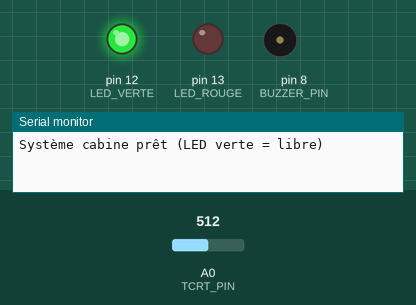
The sketch below on a simulated Arduino Uno, built with avr-gcc and run on an emulated ATmega328P. On the bench: output pins drawn as LEDs (lit = HIGH), buzzer (waves = sounding, pin HIGH), the last lines printed to the serial monitor. Inputs (shaded band) come from the test bench; at power-on: A0 (TCRT_PIN) = 512.

Above: at 1.2 s.
1.3 s: A0 (TCRT_PIN) set to 310
2.8 s: A0 (TCRT_PIN) set to 289
At 4.2 s:
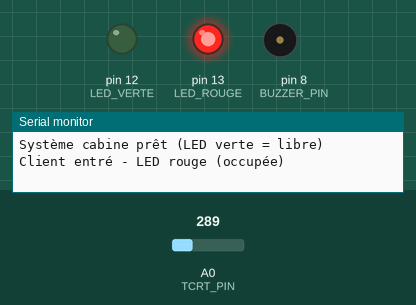
At 18.3 s:
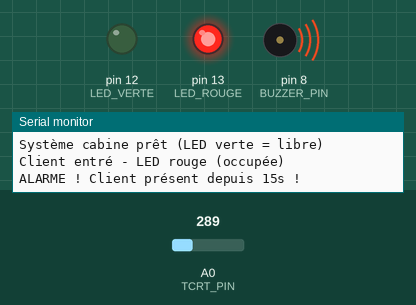
Timing chart, 0 to 19.3 s (numbered marks = the images above; inputs shaded):
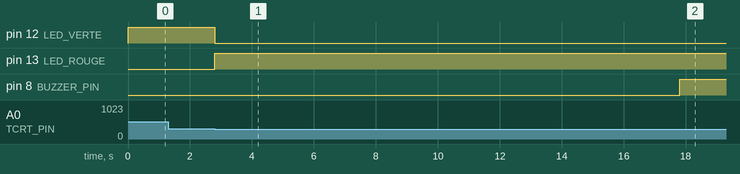

Measured:
- the behaviour switches between 300 and 299 on A0 (TCRT_PIN) (found by bisection; images 0 and 1)
- after the input at 1.3 s, every drawn part: stays the same
- after the input at 2.8 s, pin 12 (LED_VERTE): HIGH → LOW at once; pin 13 (LED_ROUGE): LOW → HIGH at once; pin 8 (BUZZER_PIN): LOW → HIGH after 15.0 s

The sketch:

testlampe.ino
```cpp
// —— CONFIGURATION ——
const int TCRT_PIN = A0;        // Broche analogique du TCRT5000
const int LED_VERTE = 12;       // LED verte = cabine libre
const int LED_ROUGE = 13;       // LED rouge = cabine occupée
const int BUZZER_PIN = 8;       // Alarme après 15s
const unsigned long DELAI_ALARME = 15000; // 15 secondes
const int SEUIL_DETECTION = 300; // Seuil à ajuster selon votre capteur

// —— VARIABLES ——
unsigned long chronoOccupation = 0;
bool alarmeActive = false;
bool cabineOccupee = false;

void setup() {
  pinMode(LED_VERTE, OUTPUT);
  pinMode(LED_ROUGE, OUTPUT);
  pinMode(BUZZER_PIN, OUTPUT);

  // État initial : cabine libre (LED verte)
  digitalWrite(LED_VERTE, HIGH);
  digitalWrite(LED_ROUGE, LOW);
  digitalWrite(BUZZER_PIN, LOW);

  Serial.begin(9600);
  Serial.println("Système cabine prêt (LED verte = libre)");
}

void loop() {
  int valeurCapteur = analogRead(TCRT_PIN);

  // —— DÉTECTION CABINE OCCUPÉE (LED ROUGE) ——
  if (valeurCapteur < SEUIL_DETECTION) {  // Condition corrigée : détection quand valeur < seuil
    if (!cabineOccupee) {
      cabineOccupee = true;
      chronoOccupation = millis();
      digitalWrite(LED_VERTE, LOW);  // Éteint vert
      digitalWrite(LED_ROUGE, HIGH); // Allume rouge
      Serial.println("Client entré - LED rouge (occupée)");
    }

    // —— ALARME APRÈS 15s ——
    if (!alarmeActive && (millis() - chronoOccupation > DELAI_ALARME)) {
      alarmeActive = true;
      digitalWrite(BUZZER_PIN, HIGH);
      Serial.println("ALARME ! Client présent depuis 15s !");
    }
  }
  // —— CABINE LIBRE (LED VERTE) ——
  else {
    if (cabineOccupee) {
      cabineOccupee = false;
      alarmeActive = false;
      digitalWrite(LED_ROUGE, LOW);  // Éteint rouge
      digitalWrite(LED_VERTE, HIGH); // Allume vert
      digitalWrite(BUZZER_PIN, LOW); // Coupe alarme
      Serial.println("Client sorti - LED verte (libre)");
    }
  }

  delay(200); // Pause entre les lectures
}
```
